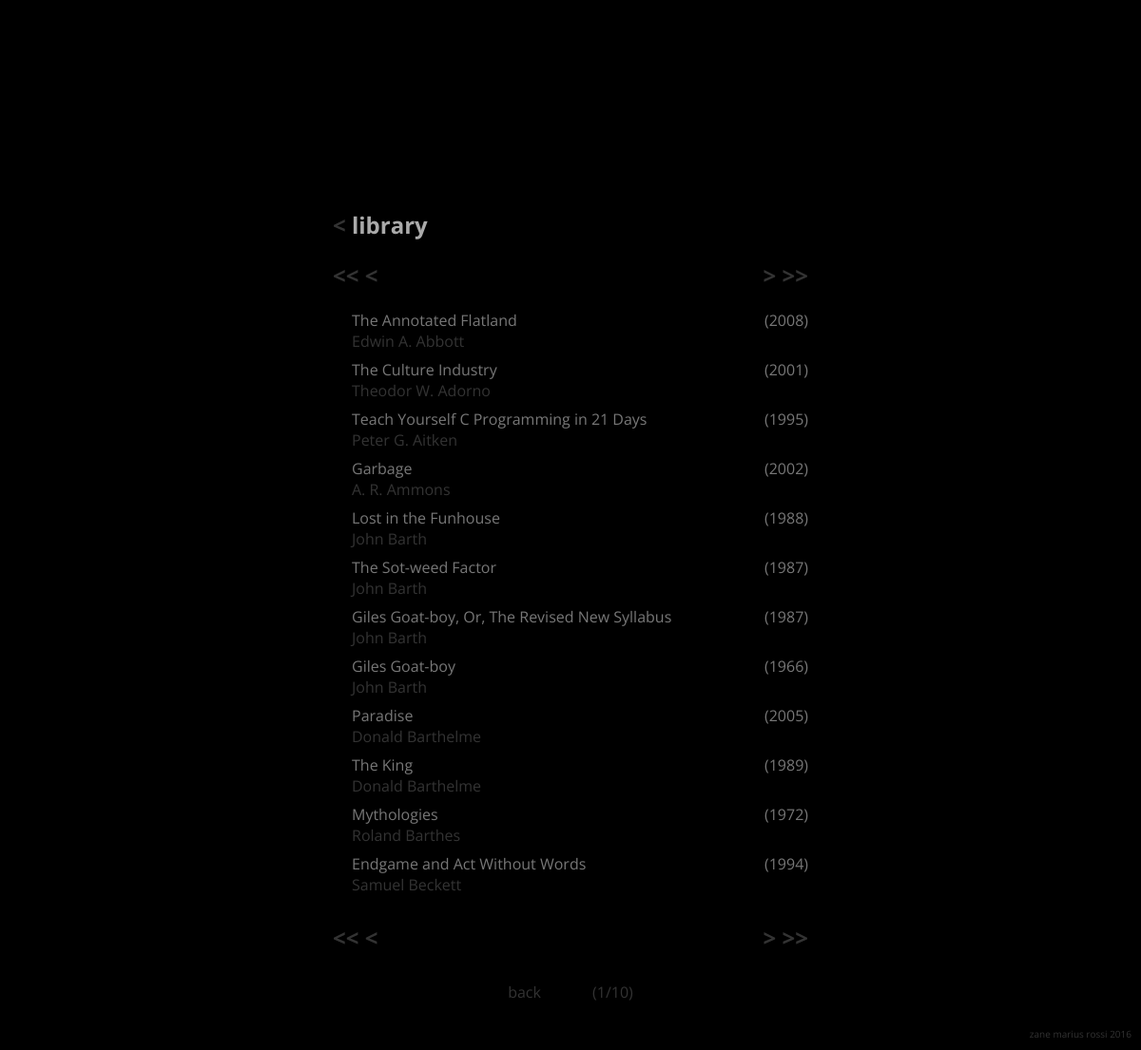
/library/, run on the app's committed database.
### library/models.py (models this page shows, shortened)
class LibraryObject(models.Model):
	title       = models.CharField(max_length=200, default="n/a")
	author      = models.CharField(max_length=100, default="n/a")
	lastname    = models.CharField(max_length=100, default="n/a")
	description = models.TextField(max_length=1000, default="")
	pub_date    = models.DateTimeField('date published')
	acq_date    = models.DateTimeField('date acquired',default=timezone.now)
	ISBN_10     = models.CharField(max_length=20, default="n/a")
	ISBN_13     = models.CharField(max_length=20, default="n/a")
	pages       = models.IntegerField(default=0)
	pages_read  = models.IntegerField(default=0)
	rating      = models.IntegerField(default=0)

### library/views.py (the view)
# urls.py: path("", views.index, name="index"),
def index(request):
	author_library = LibraryObject.objects.order_by('lastname')
	paginator     = Paginator(author_library, 12)
	page          = request.GET.get('page')
	page_library  = paginator.get_page(page)
	return render(request, 'library/index.html', {'page_library' : page_library})

### library/templates/library/index.html (shortened to what this page needs)
{% extends 'base/base.html' %}
{% block content %}
	<div class="heading">
	</div>
	<div class="sub-heading">
		<h2>
			<a href="{% url 'base:index' %}">< </a>library
		</h2>
	</div>
	<div class="sub-heading">
		<h2>
			<div class="arrow_nav">
			{% if page_library.has_next and not page_library.has_previous %}
				<div class="arrow_nav_l">
					<a href="#"><< </a>
					<a href="#">< </a>
				</div>
				<div class="arrow_nav_r">
					<a href="?page={{ page_library.next_page_number }}"> ></a>
					<a href="?page={{ page_library.paginator.num_pages }}"> >></a>
				</div>
			{% endif %}
			</div>
		</h2>
	</div>
	<div class="info">
		{% if page_library %}
			{% for book in page_library %}
				<div class="float_text">
					<li>
						<span class="float_title">
							<a href="{% url 'library:individual' book.id %}">
								{{ book.title }}
							</a>
						</span>
						<br>
						<span>
							<a href="{% url 'library:individual' book.id %}">
								{{ book.author }}
							</a>
						</span>
					</li>
				</div>
				<div class="float_date">
					{{ book.pub_date|date:"(Y)" }}
				</div>
			{% endfor %}
		{% else %}
			<p>No updates are available.</p>
		{% endif %}
	</div>
	<div class="sub-heading">
		<h2>
			<div class="arrow_nav">
			{% if page_library.has_next and not page_library.has_previous %}
				<div class="arrow_nav_l">
					<a href="#"><< </a>
					<a href="#">< </a>
				</div>
				<div class="arrow_nav_r">
					<a href="?page={{ page_library.next_page_number }}"> ></a>
					<a href="?page={{ page_library.paginator.num_pages }}"> >></a>
				</div>
			{% endif %}
			</div>
		</h2>
	</div>
	<div class="nav">
		<a href="{% url 'base:index' %}">back</a>
		<span class="page_num">
			({{ page_library.number }}/{{ page_library.paginator.num_pages }})
		</span>
	</div>
	<div class="footer">
		zane marius rossi 2016
	</div>
{% endblock %}

### base/static/base/css/main.css (style rules this page uses)
html, body { background-color: black; color: #AAA; font-family: 'Open Sans', sans-serif; overflow: hidden; }
a { color: #333; text-decoration: none; }
li { padding-bottom: 0.5em; list-style: none; }
span { color: #333; }
.heading { color:#AAA; padding-top: 200px; width: 500px; display: block; margin: auto; }
.sub-heading { color:#AAA; display: block; margin: auto; width: 500px; }
.arrow_nav { width: 500px; }
.arrow_nav_l { float: left; }
.arrow_nav_r { float: right; }
.page_num { color: #333 !important; padding-left: 50px; }
.info { color: #777; margin: auto; width: 480px; text-align: left; -webkit-hyphens: auto; -moz-hyphens: auto; hyphens: auto; padding-left: 20px; }
.nav { padding-top: 10px; padding-bottom: 50px; margin: auto; text-align: center; }
.footer { position: fixed; bottom: 10px; right: 10px; font-size: 10px; color: #333; }
.float_title { color: #777 !important; padding-bottom: 0.5em; }
.float_title > a { color: #777 !important; }
.float_text { width: 350px; float: left; }
.float_date { float: right; }

### base/static/base/css/mobile.css (style rules this page uses)
html, body { background-color: black; color: #AAA; font-family: 'Open Sans', sans-serif; overflow: hidden; }
a { color: #333; text-decoration: none; }
li { padding-bottom: 0.5em; list-style: none; }
span { color: #333; }
.heading { color:#AAA; padding-top: 100px; width: 100%; display: block; margin: auto; }
.sub-heading { color:#AAA; display: block; margin: auto; width: 100%; }
.arrow_nav { width: 100%; }
.arrow_nav_l { float: left; }
.arrow_nav_r { float: right; }
.page_num { color: #333 !important; padding-left: 50px; }
.info { color: #777; margin: auto; width: 100%; text-align: left; -webkit-hyphens: auto; -moz-hyphens: auto; hyphens: auto; }
.nav { padding-top: 10px; padding-bottom: 50px; margin: auto; text-align: center; }
.footer { display: none; }
.float_title { color: #777 !important; padding-bottom: 0.5em; }
.float_title > a { color: #777 !important; }
.float_text { width: 100%; float: left; }
.float_date { float: right; display: none; }

### data on the page
LibraryObject: title "The Annotated Flatland", author "Edwin A. Abbott", pub_date "(2008)"
LibraryObject: title "The Culture Industry", author "Theodor W. Adorno", pub_date "(2001)"
LibraryObject: title "Teach Yourself C Programming in 21 Days", author "Peter G. Aitken", pub_date "(1995)"
LibraryObject: title "Garbage", author "A. R. Ammons", pub_date "(2002)"
LibraryObject: title "Lost in the Funhouse", author "John Barth", pub_date "(1988)"
LibraryObject: title "The Sot-weed Factor", author "John Barth", pub_date "(1987)"
LibraryObject: title "Giles Goat-boy, Or, The Revised New Syllabus", author "John Barth", pub_date "(1987)"
LibraryObject: title "Giles Goat-boy", author "John Barth", pub_date "(1966)"
LibraryObject: title "Paradise", author "Donald Barthelme", pub_date "(2005)"
LibraryObject: title "The King", author "Donald Barthelme", pub_date "(1989)"
LibraryObject: title "Mythologies", author "Roland Barthes", pub_date "(1972)"
LibraryObject: title "Endgame and Act Without Words", author "Samuel Beckett", pub_date "(1994)"

### other printed values
{{ page_library.number }} "1"
{{ page_library.paginator.num_pages }} "10"
